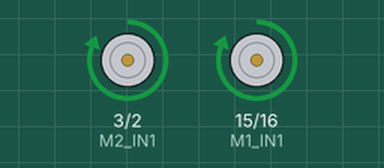
Bench run of a sketch on a simulated Arduino Uno, built with avr-gcc and run on an emulated ATmega328P. Shown: motor-driver pin pairs drawn as motors (green arrow = first pin HIGH = forward, orange = second pin HIGH = backward, longer = more drive).

Above: at 1.0 s.
At 3.0 s:
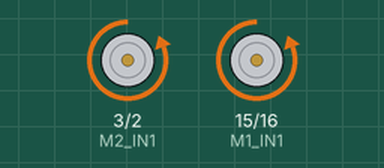
At 5.0 s:
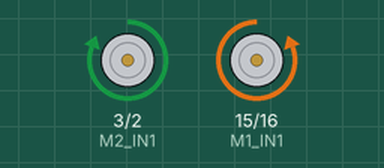
At 9.0 s:
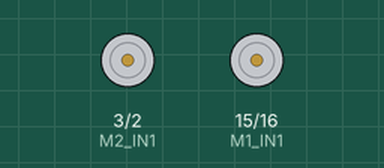
Timing chart, 0 to 13.0 s (numbered marks = the images above):
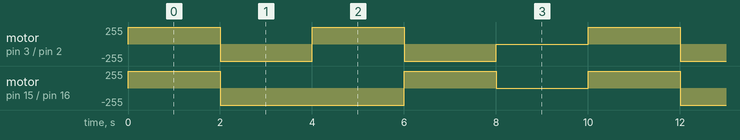

The sketch:

Motors.ino
```cpp
// Motor 1
#define M1_IN1 15   // A1
#define M1_IN2 16   // A2

// Motor 2
#define M2_IN1 3
#define M2_IN2 2

void setup() {
  pinMode(M1_IN1, OUTPUT);
  pinMode(M1_IN2, OUTPUT);
  pinMode(M2_IN1, OUTPUT);
  pinMode(M2_IN2, OUTPUT);

  stopMotors();
}

void loop() {
  forward();
  delay(2000);

  backward();
  delay(2000);

  left();
  delay(2000);

  right();
  delay(2000);

  stopMotors();
  delay(2000);
}

// ---- Motor Functions ----

void forward() {
  digitalWrite(M1_IN1, HIGH);
  digitalWrite(M1_IN2, LOW);
  digitalWrite(M2_IN1, HIGH);
  digitalWrite(M2_IN2, LOW);
}

void backward() {
  digitalWrite(M1_IN1, LOW);
  digitalWrite(M1_IN2, HIGH);
  digitalWrite(M2_IN1, LOW);
  digitalWrite(M2_IN2, HIGH);
}

void left() {
  digitalWrite(M1_IN1, LOW);
  digitalWrite(M1_IN2, HIGH);
  digitalWrite(M2_IN1, HIGH);
  digitalWrite(M2_IN2, LOW);
}

void right() {
  digitalWrite(M1_IN1, HIGH);
  digitalWrite(M1_IN2, LOW);
  digitalWrite(M2_IN1, LOW);
  digitalWrite(M2_IN2, HIGH);
}

void stopMotors() {
  digitalWrite(M1_IN1, LOW);
  digitalWrite(M1_IN2, LOW);
  digitalWrite(M2_IN1, LOW);
  digitalWrite(M2_IN2, LOW);
}
```

Measured:
- by itself, motor on pin 15 (M1_IN1) / pin 16 (M1_IN2): repeats every 10.0 s: backward 255/255 4.0 s, forward 255/255 2.0 s, stopped 2.0 s, forward 255/255 2.0 s
- by itself, motor on pin 3 (M2_IN1) / pin 2 (M2_IN2): repeats every 10.0 s: backward 255/255 2.0 s, forward 255/255 2.0 s, backward 255/255 2.0 s, stopped 2.0 s, forward 255/255 2.0 s
